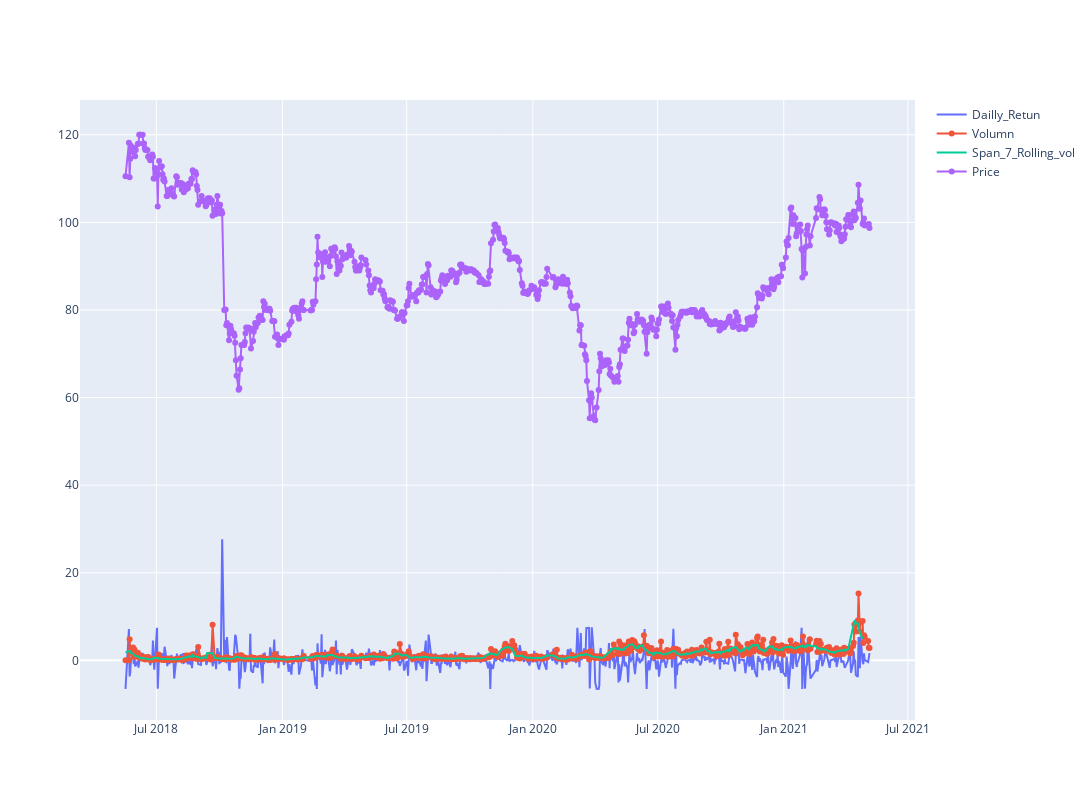

Notebook code cell kept with this figure:
### Code cell
df['Volumn'] = df['<Volume>']/1000000
Volumnshort_rolling = df['Volumn'].rolling(window=7).mean()

fig = go.Figure()
fig.update_layout(  autosize=False,   width=1200,    height=800)
fig.add_trace(go.Scatter(x=df.datetime, y=df['Daily_return'], 
                        mode='lines', name='Dailly_Retun'))
fig.add_trace(go.Scatter(x=df.datetime, y=df['Volumn'], 
                        mode='lines+markers', name='Volumn'))

fig.add_trace(go.Scatter(x=df.datetime, y=Volumnshort_rolling, 
                      mode ='lines', name='Span_7_Rolling_vol'))

fig.add_trace(go.Scatter(x=df.datetime, y=df['<Close>'], 
                        mode='lines+markers', name='Price'))

### Figure 1 — Plotly figure (JSON) as saved in the notebook; plotly's stock layout.template omitted (floating-point values rounded to 4 significant figures; data arrays with more than 128 entries replaced by an {"elided": "..."} marker saying what was removed)
{"data": [{"mode": "lines", "name": "Dailly_Retun", "type": "scatter", "x": {"elided": "742 str values"}, "y": {"elided": "742 float values"}}, {"mode": "lines+markers", "name": "Volumn", "type": "scatter", "x": {"elided": "742 str values"}, "y": {"elided": "742 float values"}}, {"mode": "lines", "name": "Span_7_Rolling_vol", "type": "scatter", "x": {"elided": "742 str values"}, "y": {"elided": "742 float values"}}, {"mode": "lines+markers", "name": "Price", "type": "scatter", "x": {"elided": "742 str values"}, "y": {"elided": "742 float values"}}], "layout": {"autosize": false, "height": 800, "width": 1200}}
